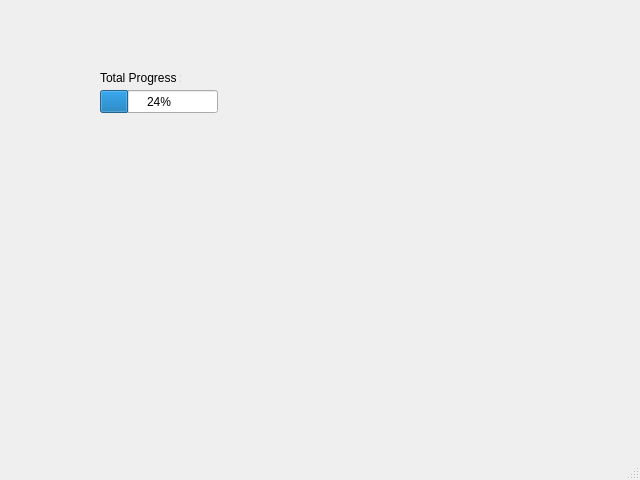
<?xml version="1.0" encoding="UTF-8"?>
<ui version="4.0">
 <class>MainWindow</class>
 <widget class="QMainWindow" name="MainWindow">
  <property name="geometry">
   <rect>
    <x>0</x>
    <y>0</y>
    <width>640</width>
    <height>480</height>
   </rect>
  </property>
  <property name="windowTitle">
   <string>MainWindow</string>
  </property>
  <widget class="QWidget" name="centralwidget">
   <widget class="QLabel" name="label">
    <property name="geometry">
     <rect>
      <x>100</x>
      <y>70</y>
      <width>81</width>
      <height>16</height>
     </rect>
    </property>
    <property name="text">
     <string>Total Progress :</string>
    </property>
   </widget>
   <widget class="QProgressBar" name="progressBar">
    <property name="geometry">
     <rect>
      <x>100</x>
      <y>90</y>
      <width>118</width>
      <height>23</height>
     </rect>
    </property>
    <property name="value">
     <number>24</number>
    </property>
   </widget>
  </widget>
  <widget class="QMenuBar" name="menubar">
   <property name="geometry">
    <rect>
     <x>0</x>
     <y>0</y>
     <width>640</width>
     <height>21</height>
    </rect>
   </property>
  </widget>
  <widget class="QStatusBar" name="statusbar"/>
 </widget>
 <resources/>
 <connections/>
</ui>
